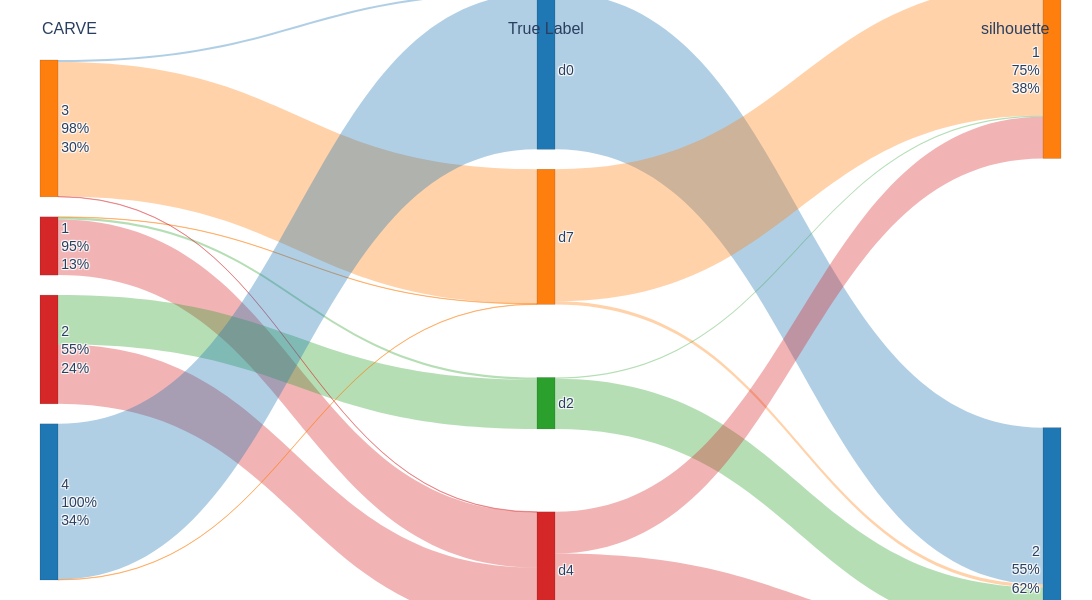

The cell this chart's notebook holds for it:
### Code cell
# Spectral labels with gamma=5%-quantile of sqeuclidean distances, as suggested by silhouette
silhouette_labels = SpectralClustering(n_clusters=2, gamma=gamma_005, random_state=RANDOM_SEED).fit_predict(X)

# Spectral, k=7 –– as suggested by CARVE generalizability 
carve_labels = carve.get_labels(measure="generalizability", rule="1se")

fig = alluvial_compare(
    y_true=y,
    left_labels=carve_labels,
    right_labels=silhouette_labels,
    left_title="CARVE",
    right_title="silhouette",
    true_title="True Label",
    palette_name="tab10",
    link_alpha=0.35,
)

fig.show()

### Figure 1 — Plotly figure (JSON) as saved in the notebook; plotly's stock layout.template omitted (floating-point values rounded to 4 significant figures)
{"data": [{"arrangement": "fixed", "link": {"color": ["rgba(255,127,14,0.35)", "rgba(44,160,44,0.35)", "rgba(214,39,40,0.35)", "rgba(44,160,44,0.35)", "rgba(214,39,40,0.35)", "rgba(31,119,180,0.35)", "rgba(255,127,14,0.35)", "rgba(214,39,40,0.35)", "rgba(31,119,180,0.35)", "rgba(255,127,14,0.35)", "rgba(31,119,180,0.35)", "rgba(31,119,180,0.35)", "rgba(255,127,14,0.35)", "rgba(255,127,14,0.35)", "rgba(44,160,44,0.35)", "rgba(44,160,44,0.35)", "rgba(214,39,40,0.35)", "rgba(214,39,40,0.35)"], "source": [0, 0, 0, 1, 1, 2, 2, 2, 3, 3, 4, 4, 5, 5, 6, 6, 7, 7], "target": [5, 6, 7, 6, 7, 4, 5, 7, 4, 5, 8, 9, 8, 9, 8, 9, 8, 9], "value": [1, 7, 164, 145, 176, 6, 397, 1, 460, 1, 3, 463, 390, 9, 4, 148, 123, 218]}, "node": {"color": ["#d62728", "#d62728", "#ff7f0e", "#1f77b4", "#1f77b4", "#ff7f0e", "#2ca02c", "#d62728", "#ff7f0e", "#1f77b4"], "label": ["1<br>95%<br>13%", "2<br>55%<br>24%", "3<br>98%<br>30%", "4<br>100%<br>34%", "d0", "d7", "d2", "d4", "1<br>75%<br>38%", "2<br>55%<br>62%"], "line": {"color": "rgba(0,0,0,0.25)", "width": 0.5}, "pad": 20, "thickness": 18, "x": [0, 0, 0, 0, 0.5, 0.5, 0.5, 0.5, 1, 1], "y": [0.02, 0.34, 0.66, 0.98, 0.02, 0.34, 0.66, 0.98, 0.02, 0.98]}, "type": "sankey"}], "layout": {"annotations": [{"font": {"size": 16}, "showarrow": false, "text": "CARVE", "x": 0, "xref": "paper", "y": 1.08, "yref": "paper"}, {"font": {"size": 16}, "showarrow": false, "text": "True Label", "x": 0.5, "xref": "paper", "y": 1.08, "yref": "paper"}, {"font": {"size": 16}, "showarrow": false, "text": "silhouette", "x": 1, "xref": "paper", "y": 1.08, "yref": "paper"}], "font": {"family": "Arial", "size": 14}, "height": 600, "margin": {"b": 20, "l": 40, "r": 40, "t": 60}, "paper_bgcolor": "white", "plot_bgcolor": "white", "width": 1200}}
